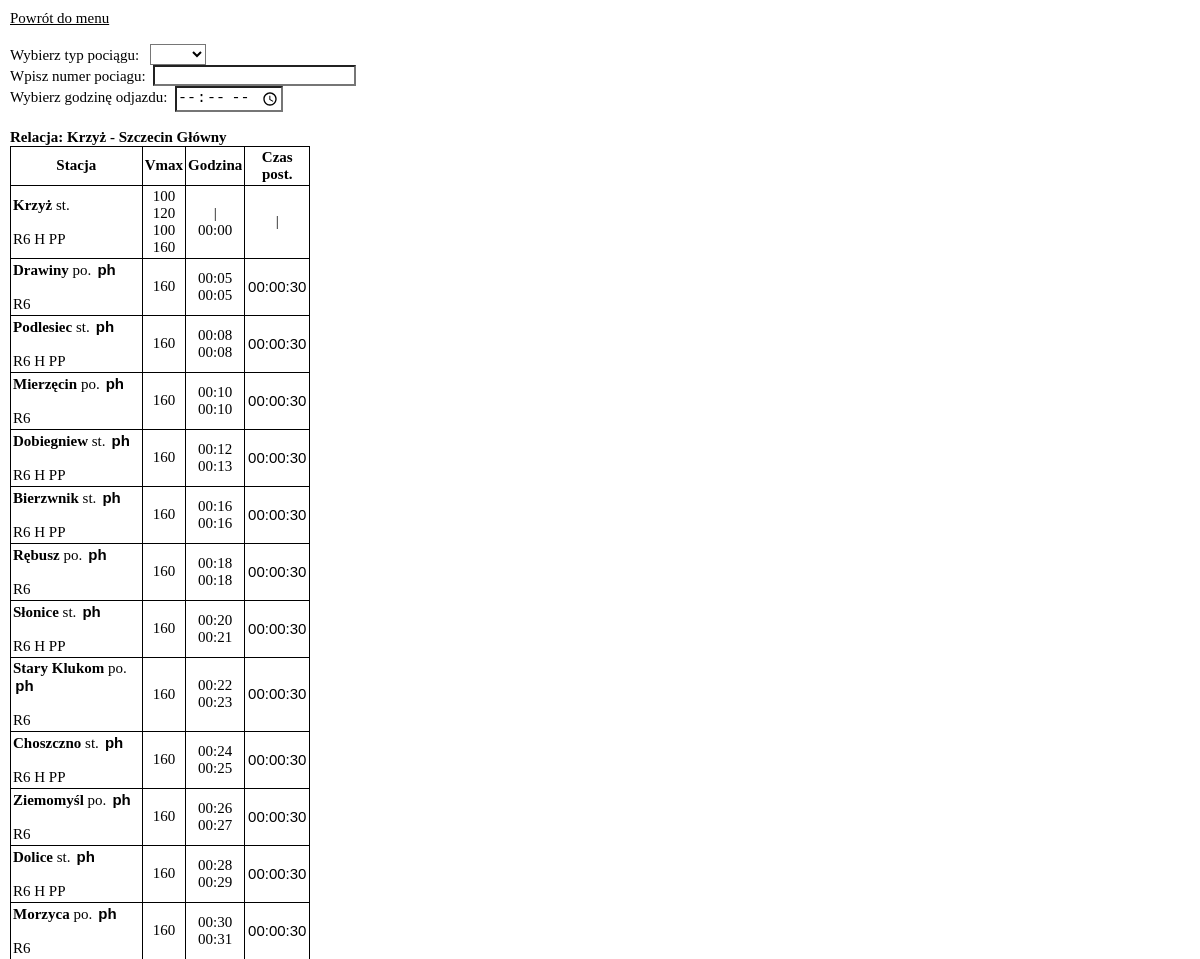
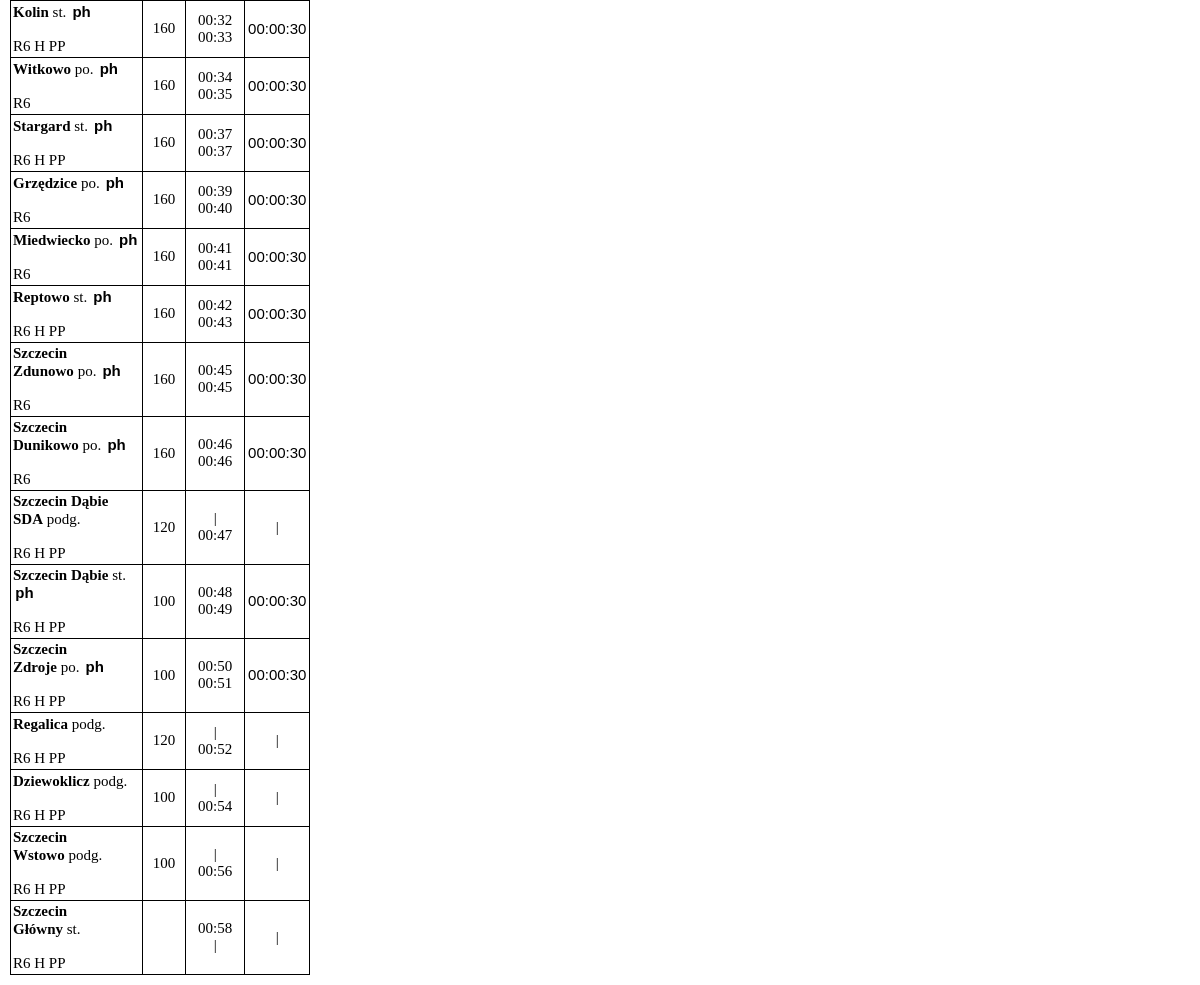
The app's page /rozklad.php?id_trasy=5 with its own data (2 pictures, top to bottom).
### tables this page shows
CREATE TABLE `stacje` (
  `id_stacji` int(11) NOT NULL,
  `nazwa_stacji` varchar(255) DEFAULT NULL,
  `typ_stacji_id` int(11) DEFAULT NULL,
  `uwagi` text DEFAULT NULL,
  `linia_kolejowa` text DEFAULT NULL
);

CREATE TABLE `typy_stacji` (
  `id_typu_stacji` int(11) NOT NULL,
  `nazwa_typu_stacji` varchar(255) DEFAULT NULL,
  `skrot_typu_stacji` varchar(20) DEFAULT NULL
);

### rozklad.php (the view, shortened to what this page needs)
<!DOCTYPE html>
<html lang="en">
<head>
</head>
<body>
    <a href="index.php">Powrót do menu</a><br><br>
    <form action="" method="POST">
        Wybierz typ pociągu: &nbsp
        <?php
            $polaczenie=mysqli_connect("localhost","root","","stacje");
            $zapytanie="SELECT * FROM typ_pociagow";
            $wyslij=mysqli_query($polaczenie,$zapytanie);
            echo "<select name='typ'>";
            echo "<option>".""."</option>";
            while ($row=mysqli_fetch_array($wyslij)){
                echo "<option>".$row['skrot']."</option>";
            }
            echo "</select><br>";
        ?>
        Wpisz numer pociagu: &nbsp<input type="number" name="nr_poc"><br>
        Wybierz godzinę odjazdu: &nbsp<input onchange="this.form.submit()" type="time" name="czas"><br><br>
    </form>
    <?php
    $trasa=$_GET['id_trasy'];
    $polaczenie=mysqli_connect("localhost","root","","rozklad");
    $zapytanie1="SELECT st.nazwa_stacji FROM trasy tr inner join stacje st on st.id_stacji=tr.id_stacji_poczatkowej inner join stacje st2 on st2.id_stacji=tr.id_stacji_koncowej where id_trasy=$trasa;";
    $wyslij1=mysqli_query($polaczenie,$zapytanie1);
    while ($row1=mysqli_fetch_array($wyslij1)){
        $st_pocz=$row1['nazwa_stacji'];
    }
    $zapytanie2="SELECT st2.nazwa_stacji FROM trasy tr inner join stacje st on st.id_stacji=tr.id_stacji_poczatkowej inner join stacje st2 on st2.id_stacji=tr.id_stacji_koncowej where id_trasy=$trasa;";
    $wyslij2=mysqli_query($polaczenie,$zapytanie2);
    while ($row2=mysqli_fetch_array($wyslij2)){
        $st_konc=$row2['nazwa_stacji'];
    }
    echo" <b>Relacja: ".$st_pocz." - ".$st_konc."</b>";
    $polaczenie=mysqli_connect("localhost","root","","rozklad");
    $zapytanie3="SELECT s.id_stacji AS id_stacji, s.nazwa_stacji AS nazwa_stacji, ts.id_typu_stacji AS id_typ_st, ts.skrot_typu_stacji AS typ, sn.kolejnosc AS kolejnosc, s.uwagi AS Uwagi, SEC_TO_TIME(SUM(TIME_TO_SEC(ck.czas_przejazdu))) AS czas, ps.predkosc AS predkosc FROM stacje_na_trasie sn JOIN stacje s ON sn.id_stacji = s.id_stacji JOIN typy_stacji ts ON s.typ_stacji_id = ts.id_typu_stacji LEFT JOIN czasy_kursowania ck ON sn.id_trasy = ck.id_trasy AND sn.id_stacji = ck.id_stacji_początkowej LEFT JOIN predkosci_stacje ps ON sn.id_stacji = ps.id_stacji_początkowej AND ck.id_stacji_końcowej = ps.id_stacji_końcowej WHERE sn.id_trasy = $trasa GROUP BY s.id_stacji, s.nazwa_stacji, ts.id_typu_stacji, ts.skrot_typu_stacji, sn.kolejnosc, s.uwagi ORDER BY sn.kolejnosc;";
    $wyslij3=mysqli_query($polaczenie,$zapytanie3);
    echo "<form action='' method='POST'>"."<table>";
    echo "<tr style='text-align: center'>"."".""."<th colspan='2'>"."Stacja"."</th>"."<th>Vmax</th>"."<th>"."Godzina"."</th>".
    "<th>"."Czas <br> post. "."</th>"."</tr>";
    $godzina = (int)strtotime(@$_SESSION["czas"]);
    $i = 0;
    while ($row3=mysqli_fetch_array($wyslij3)){
        $temp = (int)strtotime("00:00");
        $delay = (int)strtotime($row3["czas"]);
        $postoj=(int)strtotime($_SESSION["postoje"][$i])-$temp;
        if ($row3["id_typ_st"]==3 or $row3["id_typ_st"]==4 or $row3["kolejnosc"]=="1" or $row3["kolejnosc"]==mysqli_num_rows($wyslij3) or empty($_SESSION["typy"][$i])) {
            $postoj=0;
        }
        $czas = $delay - $temp;
        $odjazd = date("H:i", $godzina+$postoj);
        $przyjazd= date("H:i", $godzina);
        echo "<tr>"."<td colspan='2'><b>".$row3['nazwa_stacji']."</b>&nbsp".$row3['typ'];
        $zapytanie4="SELECT * FROM postoje";
        $wyslij4=mysqli_query($polaczenie,$zapytanie4);
        echo "&nbsp<select id='postoj' onchange='this.form.submit()' name='typPostoj".$row3["id_stacji"]."'><option>".""."</option>";
        while ($row4=mysqli_fetch_array($wyslij4)){
            if($row3['id_typ_st']==3 or $row3['id_typ_st']==4 or $row3["kolejnosc"]=="1" or $row3["kolejnosc"]==mysqli_num_rows($wyslij3) ){
            }
                else{
                if ($row4['typ_postoj']==$_SESSION["typy"][$i]) {
                    echo "<option selected>".$row4['typ_postoj']."</option>";
                }else {
                    echo "<option>".$row4['typ_postoj']."</option>";
                }
            }
        }
        echo "</select><br>";
        echo"<br>".$row3['Uwagi']."</td>"."";
        echo "<td style='text-align: center'>".$row3['predkosc']."</td>";
        echo"<td style='text-align: center'>";
        if ($row3["kolejnosc"]=="1") {
            echo "|<br>";
            echo $odjazd;
        }else if($row3["kolejnosc"]==mysqli_num_rows($wyslij3)) {
            echo $przyjazd;
            echo "<br>|";
        }else{
            if($row3["id_typ_st"]==3 or $row3["id_typ_st"]==4 or empty($_SESSION["typy"][$i])){
                echo "|<br>";
                echo $odjazd;
            }else{
                echo $przyjazd;
                echo "<br>";
                echo $odjazd;
            }
        }
        echo"<td style='text-align: center'>";
        if ($row3["id_typ_st"]==3 or $row3["id_typ_st"]==4 or $row3["kolejnosc"]=="1" or $row3["kolejnosc"]==mysqli_num_rows($wyslij3) or empty($_SESSION["typy"][$i])) {
            echo "|";
        }else {
            echo "<input onchange='this.form.submit()' type='text' name='postoj".$row3['id_stacji']."' style='width: 60px' value='".$_SESSION["postoje"][$i]."'";
        }
        echo "</td>";
        echo "</td>"."</tr>";
        $godzina+=$postoj+$czas;
        $i++;
    }
    echo "</form>"."</table>";
?>
</body>
</html>

### rozklad.php (style rules this page uses)
* { font-size: 15px; background-color: white; color: black; margin: 0; padding: 0; }
body { padding: 10px; }
table { border-collapse: collapse; width: 20%; }
td, th { border: 1px solid black; padding: 2px; }
tr { height: 1px; }
table input, table select { text-align: center; border: none; appearance: none; -webkit-appearance: none; -moz-appearance: none; }
#postoj { font-weight: bold; }

### records on screen
stacje: nazwa_stacji "Krzyż", typ_stacji.skrot_typu_stacji "st.", uwagi "R6 H PP", predkosc "100 120 100 160"
stacje: nazwa_stacji "Szczecin Główny", typ_stacji.skrot_typu_stacji "st.", uwagi "R6 H PP"
stacje: nazwa_stacji "Drawiny", typ_stacji.skrot_typu_stacji "po.", uwagi "R6", predkosc "160", postoje "00:00:30"
stacje: nazwa_stacji "Podlesiec", typ_stacji.skrot_typu_stacji "st.", uwagi "R6 H PP", predkosc "160", postoje "00:00:30"
stacje: nazwa_stacji "Mierzęcin", typ_stacji.skrot_typu_stacji "po.", uwagi "R6", predkosc "160", postoje "00:00:30"
stacje: nazwa_stacji "Dobiegniew", typ_stacji.skrot_typu_stacji "st.", uwagi "R6 H PP", predkosc "160", postoje "00:00:30"
stacje: nazwa_stacji "Bierzwnik", typ_stacji.skrot_typu_stacji "st.", uwagi "R6 H PP", predkosc "160", postoje "00:00:30"
stacje: nazwa_stacji "Rębusz", typ_stacji.skrot_typu_stacji "po.", uwagi "R6", predkosc "160", postoje "00:00:30"
stacje: nazwa_stacji "Słonice", typ_stacji.skrot_typu_stacji "st.", uwagi "R6 H PP", predkosc "160", postoje "00:00:30"
stacje: nazwa_stacji "Stary Klukom", typ_stacji.skrot_typu_stacji "po.", uwagi "R6", predkosc "160", postoje "00:00:30"
stacje: nazwa_stacji "Choszczno", typ_stacji.skrot_typu_stacji "st.", uwagi "R6 H PP", predkosc "160", postoje "00:00:30"
stacje: nazwa_stacji "Ziemomyśl", typ_stacji.skrot_typu_stacji "po.", uwagi "R6", predkosc "160", postoje "00:00:30"
stacje: nazwa_stacji "Dolice", typ_stacji.skrot_typu_stacji "st.", uwagi "R6 H PP", predkosc "160", postoje "00:00:30"
stacje: nazwa_stacji "Morzyca", typ_stacji.skrot_typu_stacji "po.", uwagi "R6", predkosc "160", postoje "00:00:30"
stacje: nazwa_stacji "Kolin", typ_stacji.skrot_typu_stacji "st.", uwagi "R6 H PP", predkosc "160", postoje "00:00:30"
stacje: nazwa_stacji "Witkowo", typ_stacji.skrot_typu_stacji "po.", uwagi "R6", predkosc "160", postoje "00:00:30"
stacje: nazwa_stacji "Stargard", typ_stacji.skrot_typu_stacji "st.", uwagi "R6 H PP", predkosc "160", postoje "00:00:30"
stacje: nazwa_stacji "Grzędzice", typ_stacji.skrot_typu_stacji "po.", uwagi "R6", predkosc "160", postoje "00:00:30"
stacje: nazwa_stacji "Miedwiecko", typ_stacji.skrot_typu_stacji "po.", uwagi "R6", predkosc "160", postoje "00:00:30"
stacje: nazwa_stacji "Reptowo", typ_stacji.skrot_typu_stacji "st.", uwagi "R6 H PP", predkosc "160", postoje "00:00:30"
stacje: nazwa_stacji "Szczecin Zdunowo", typ_stacji.skrot_typu_stacji "po.", uwagi "R6", predkosc "160", postoje "00:00:30"
stacje: nazwa_stacji "Szczecin Dunikowo", typ_stacji.skrot_typu_stacji "po.", uwagi "R6", predkosc "160", postoje "00:00:30"
stacje: nazwa_stacji "Szczecin Dąbie SDA", typ_stacji.skrot_typu_stacji "podg.", uwagi "R6 H PP", predkosc "120"
stacje: nazwa_stacji "Szczecin Dąbie", typ_stacji.skrot_typu_stacji "st.", uwagi "R6 H PP", predkosc "100", postoje "00:00:30"
stacje: nazwa_stacji "Szczecin Zdroje", typ_stacji.skrot_typu_stacji "po.", uwagi "R6 H PP", predkosc "100", postoje "00:00:30"
stacje: nazwa_stacji "Regalica", typ_stacji.skrot_typu_stacji "podg.", uwagi "R6 H PP", predkosc "120"
stacje: nazwa_stacji "Dziewoklicz", typ_stacji.skrot_typu_stacji "podg.", uwagi "R6 H PP", predkosc "100"
stacje: nazwa_stacji "Szczecin Wstowo", typ_stacji.skrot_typu_stacji "podg.", uwagi "R6 H PP", predkosc "100"

### other values on screen
form field value "ph"
